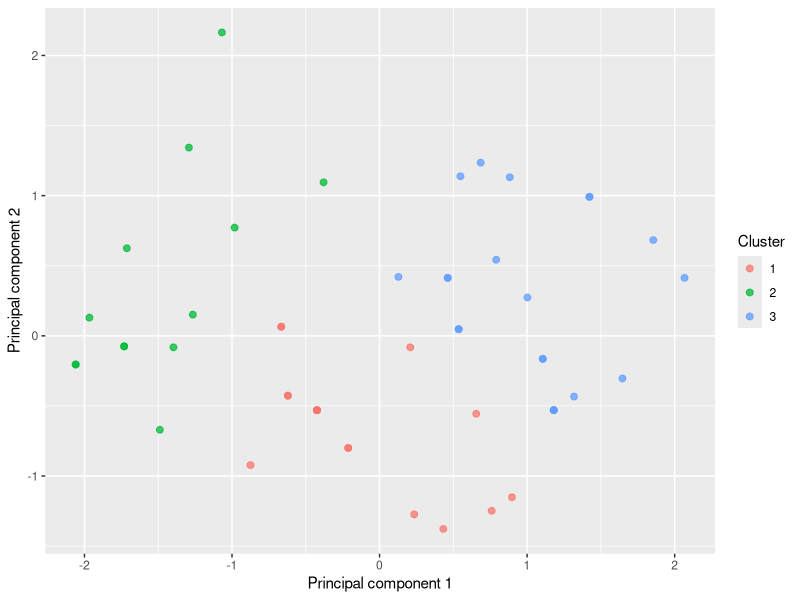
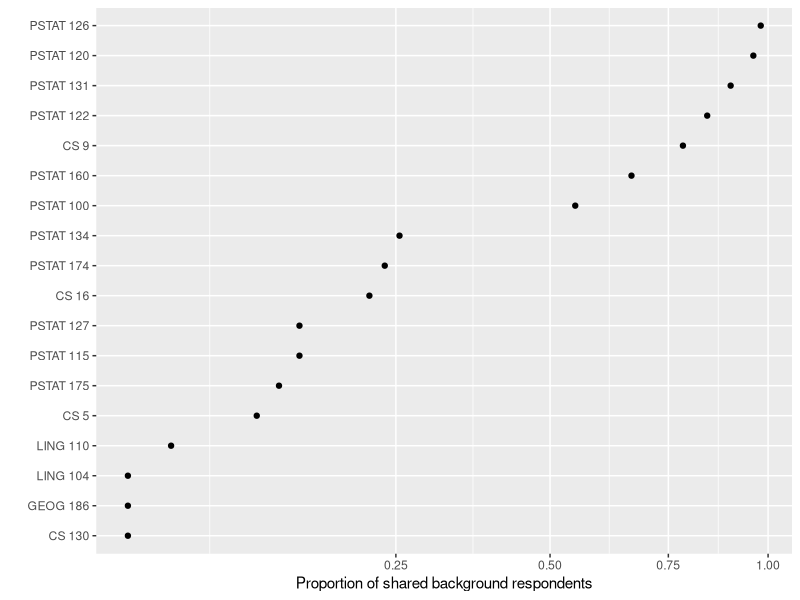

These charts were generated, in order, by the following R code:
# PSTAT 197A: class survey analysis, Fall 2026
# The data folder should be in the project root.
# Required packages: tidyverse and broom.

library(tidyverse)

background <- read_csv('data/background-clean.csv', show_col_types = FALSE)
interest <- read_csv('data/interest-clean.csv', show_col_types = FALSE)

# Each file contains only responses with consent for that section:
# 51 background responses and 49 project-preference responses.
# response_id is an artificial identifier used to join the two files.

# Check the number of responses and the available variables.
nrow(background)
nrow(interest)
glimpse(background)
glimpse(interest)

# Proficiency categories have a meaningful order.
# Converting them to factors here keeps that order in subsequent summaries.
proficiency_levels <- c('beg', 'int', 'adv')

background <- background %>%
  mutate(across(ends_with('.prof'),
                ~ factor(.x, levels = proficiency_levels, ordered = TRUE)))

## individual variable summaries
###############################

# one variable, one summary
background %>%
  summarise(mean = mean(math.comf, na.rm = TRUE))

# many variables, same summary
background %>%
  summarise(across(ends_with('.comf'), ~ mean(.x, na.rm = TRUE)))

background %>%
  summarise(across(ends_with('.comf'), ~ median(.x, na.rm = TRUE)))

# many variables, many summaries
# The suffix after the underscore identifies the summary statistic.
background %>%
  summarise(across(
    ends_with('.comf'),
    list(mean = ~ mean(.x, na.rm = TRUE),
         median = ~ median(.x, na.rm = TRUE),
         min = ~ min(.x, na.rm = TRUE),
         max = ~ max(.x, na.rm = TRUE)),
    .names = '{.col}_{.fn}'
  )) %>%
  pivot_longer(everything(),
               names_to = c('variable', '.value'), names_sep = '_')

# proficiency responses are factors
# Without specified levels, factor() uses alphabetical order.
background %>%
  pull(math.prof) %>%
  as.character() %>%
  factor() %>%
  fct_count()

# but levels have a substantive order: beginner, intermediate, advanced
background %>%
  pull(math.prof) %>%
  fct_count()

# same summary, each variable
# A long table gives each skill/level combination its own row.
# .drop = FALSE retains categories with zero responses.
proficiency_counts <- background %>%
  select(ends_with('.prof')) %>%
  pivot_longer(everything(), names_to = 'skill', values_to = 'level') %>%
  count(skill, level, .drop = FALSE)

proficiency_counts

# clean up names and arrange skills in columns
# The escaped dot is literal; $ restricts the match to the end of a name.
proficiency_counts %>%
  mutate(skill = str_remove(skill, '\\.prof$')) %>%
  pivot_wider(names_from = skill, values_from = n, values_fill = 0) %>%
  arrange(level)

# what about converting to numeric? is this meaningful?
# The factor order gives beg = 1, int = 2, adv = 3.
# Means impose equal spacing between categories. That is an assumption,
# not something established by the survey responses.
background %>%
  select(ends_with('.prof')) %>%
  rename_with(~ str_remove(.x, '\\.prof$')) %>%
  mutate(across(everything(), as.numeric)) %>%
  summarise(across(
    everything(),
    list(mean = ~ mean(.x, na.rm = TRUE),
         median = ~ median(.x, na.rm = TRUE)),
    .names = '{.col}_{.fn}'
  )) %>%
  pivot_longer(everything(),
               names_to = c('variable', '.value'), names_sep = '_')

## multivariable thinking
########################

# unique combinations of proficiency ratings
proficiency <- background %>%
  select(ends_with('.prof')) %>%
  mutate(across(everything(), as.numeric))

proficiency %>%
  rename_with(~ str_remove(.x, '\\.prof$')) %>%
  count(prog, math, stat)

# unique combinations of comfort ratings
comfort <- background %>%
  select(ends_with('.comf'))

comfort %>%
  rename_with(~ str_remove(.x, '\\.comf$')) %>%
  count(prog, math, stat)

# Is project preference associated with self-assessed proficiency?
# Join by ID, not row position. The files have different numbers of rows.
# An inner join includes only respondents who consented to both sections.
# type: ind = industry, lab = research lab, both = no preference.
joint <- interest %>%
  inner_join(background, by = 'response_id')

nrow(joint)

# Use the same fixed score intervals as the slides.
# These intervals keep tied scores together; they are not equal-sized groups.
preference_counts <- joint %>%
  mutate(across(ends_with('.prof'), as.numeric)) %>%
  mutate(mean_proficiency = rowMeans(pick(ends_with('.prof'))),
         proficiency_group = cut(
           mean_proficiency,
           breaks = c(-Inf, 2, 2.5, Inf),
           labels = c('1.00-2.00', '>2.00-2.50', '>2.50-3.00')
         )) %>%
  count(proficiency_group, type) %>%
  complete(proficiency_group, type = c('ind', 'lab', 'both'),
           fill = list(n = 0)) %>%
  pivot_wider(names_from = type, values_from = n, values_fill = 0)

preference_counts

# proportions within each proficiency group
# An empty group has undefined proportions, reported as NA.
preference_counts %>%
  mutate(n = ind + lab + both,
         across(c(ind, lab, both), ~ .x / na_if(n, 0)))

## clustering
#############

# proficiency and comfort retain the same row order from background.
# Do not include response_id in the clustering variables.
cluster_data <- bind_cols(proficiency, comfort)

# The supplied data have complete ratings. Stop if that changes so that
# missing-data handling becomes an explicit analysis decision.
stopifnot(all(complete.cases(cluster_data)))

# Cluster responses into three groups, as in the slides.
# Multiple random starts reduce dependence on the initial centers.
set.seed(92922)
clust <- kmeans(cluster_data, centers = 3, nstart = 25)

broom::tidy(clust)

# Proficiency uses scores 1-3. Comfort retains its original numeric scale.
# We have not standardized the variables, so scales affect distances.
# What happens if you standardize them or change the number of clusters?

# Plot the fitted clusters using the first two principal components.
# PCA is only a visualization here; clustering used all six variables.
projection <- prcomp(cluster_data, center = TRUE, scale. = FALSE)

as_tibble(projection$x[, 1:2]) %>%
  mutate(cluster = factor(clust$cluster)) %>%
  ggplot(aes(x = PC1, y = PC2, color = cluster)) +
  geom_point(size = 2, alpha = 0.75) +
  labs(x = 'Principal component 1',
       y = 'Principal component 2',
       color = 'Cluster')

# Cluster numbers are arbitrary labels. Interpret the fitted centers.
# Several respondents can overlap in the plot because ratings are discrete.

## summary of classes taken
###########################

# Courses are now stored in ONE comma-separated column named courses.
# There are no longer separate yes/no columns for each course.
# Put each respondent/course combination on its own row.
course_responses <- background %>%
  select(response_id, courses) %>%
  separate_rows(courses, sep = ',\\s*') %>%
  mutate(courses = str_trim(courses)) %>%
  filter(!is.na(courses), courses != '') %>%
  distinct(response_id, courses)

# Each denominator is the number of shared background respondents (51),
# not the total survey count (55) or the number of course selections.
# The supplied background data have no missing course responses.
# Courses not selected by anyone will not appear in this table.
classes <- course_responses %>%
  count(courses, name = 'n') %>%
  rename(class = courses) %>%
  mutate(proportion = n / nrow(background)) %>%
  arrange(desc(proportion))

classes

classes %>%
  ggplot(aes(x = proportion, y = reorder(class, proportion))) +
  geom_point() +
  scale_x_sqrt() +
  labs(x = 'Proportion of shared background respondents', y = '')

# Each course-series selection means at least one course in that series,
# not necessarily completion of the entire series.

## ideas for extending the analysis
##################################

# Explore associations between coursework and self-assessed skills.
# Compare language preferences or summarize domains of interest.
# Try alternative clustering variables, scaling choices, or values of k.
# Keep conclusions descriptive and identify which consent subset you use.
#
# Be careful with interest$areas: some option labels contain commas,
# including Predictive modeling, generally. Splitting on every comma would
# break those labels. Consider str_detect() with fixed() for full labels.
